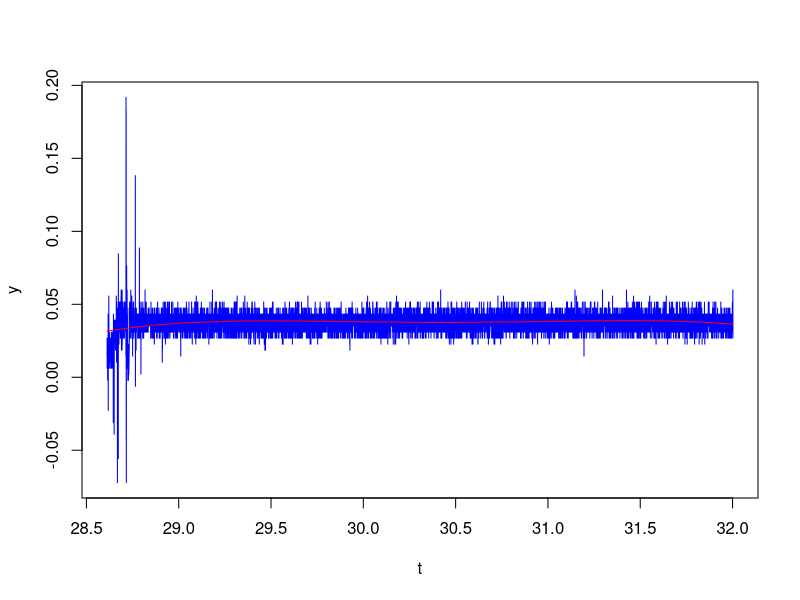
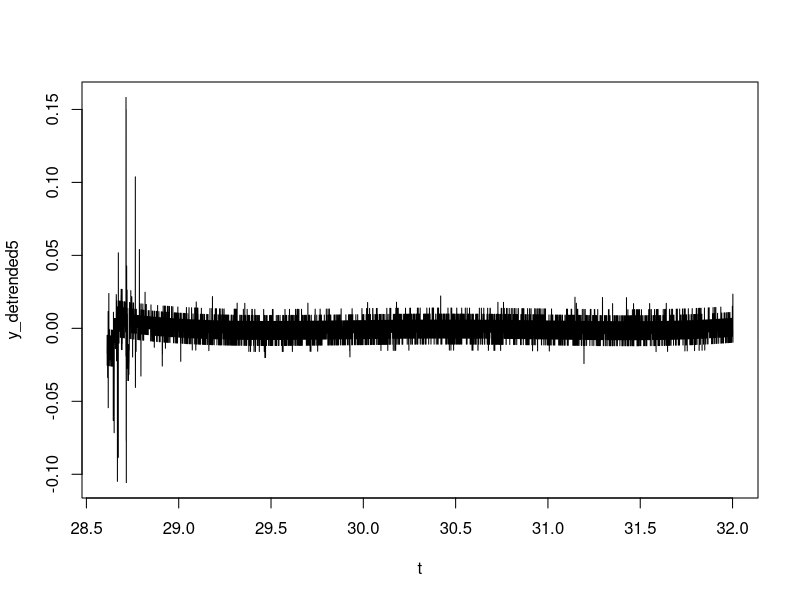

Here is the R script that generated these plots, in order:
### 5th Polynomial regression STANDALONE #################
### Ro Neumann, 2015 #################################

### INPUT: Time series with first column = time, 2nd  = data
### OUTPUT: trendline --> 1 column matrix, data values
###         y_detrended --> 1 column matrix, data values


# data=read.table("Exercise3-3.txt", sep=" ")
# t = as.numeric(unlist(data[1]))
# y = as.numeric(unlist(data[2]))


data = read.csv(file="Node383sm.csv", header = TRUE, skip = 15)
time = unlist(data[1])
index = as.numeric(unlist(data[2]))
Channel1 = as.numeric(unlist(data[3]))

time=toString(time) 
timeSplit = strsplit(time, ",") 
timeSplit = unlist(timeSplit) 
timeSplit = gsub(" ", "", timeSplit, fixed = TRUE)    # remove redundant spaces in data
### DISSECT HOURS MINUTES SECONDS

dateComp = substr(timeSplit, 1, 10)   # cut out date
timeComp = substr(timeSplit, 11, 28)  # cut out time

hours <- numeric(0)   # create empty arrays to be filled
minutes <-numeric(0)
seconds <- numeric(0)


lT = length(timeComp) # get array length for loop

for (i in 1:lT) {
  timex = timeComp[[i]]    # take first element of string vector
  h = substr(timex, 1, 2)  # Cut string
  h = as.numeric(h)        # convert to hour value
  hours[i]=h   # add UTC component
  
  m = substr(timex, 4, 5)
  m = as.numeric(m)
  minutes[i]=m 
  
  s = substr(timex, 7, 15) 
  s = as.numeric(s)
  seconds[i]=s
}



timeInSeconds  <- numeric(0) 

for (i in 1:lT) {
  timeInSeconds[i]= (hours[i]*60*60) + (minutes[i]*60)+seconds[i]
}

# y = as.numeric(unlist)
# write.table(timeInSeconds, "C:/Users/ro/Desktop/TU-WS14-15 - 2015-04-09/GIS_project/R_coding/R_Ro/Singularity Problem/timestamps.txt", sep="\t") 
# write.table(Channel1, "C:/Users/ro/Desktop/TU-WS14-15 - 2015-04-09/GIS_project/R_coding/R_Ro/Singularity Problem/Channel1.txt", sep="\t") 
# 

t = timeInSeconds/1000

y = Channel1



trend5  <- lm(y~poly(t,5,raw=TRUE))
e1 = summary(trend5)$coefficients[1,1]
e2 = summary(trend5)$coefficients[2,1]
e3 = summary(trend5)$coefficients[3,1]
e4 = summary(trend5)$coefficients[4,1]
e5 = summary(trend5)$coefficients[5,1]
# e6 = summary(trend5)$coefficients[6,1]


tr5 = e1 + e2*t + e3*t^2 + e4*t^3 + e5*t^4 #+ e6*t^5

y_detrended5 = y-tr5


# PLOT Original data and trendline
plot(t,y,type="l",col="blue")
lines(t,tr5, col="red") 

# PLOT detrended data in new window
plot(t,y_detrended5,type="l",col="black")
